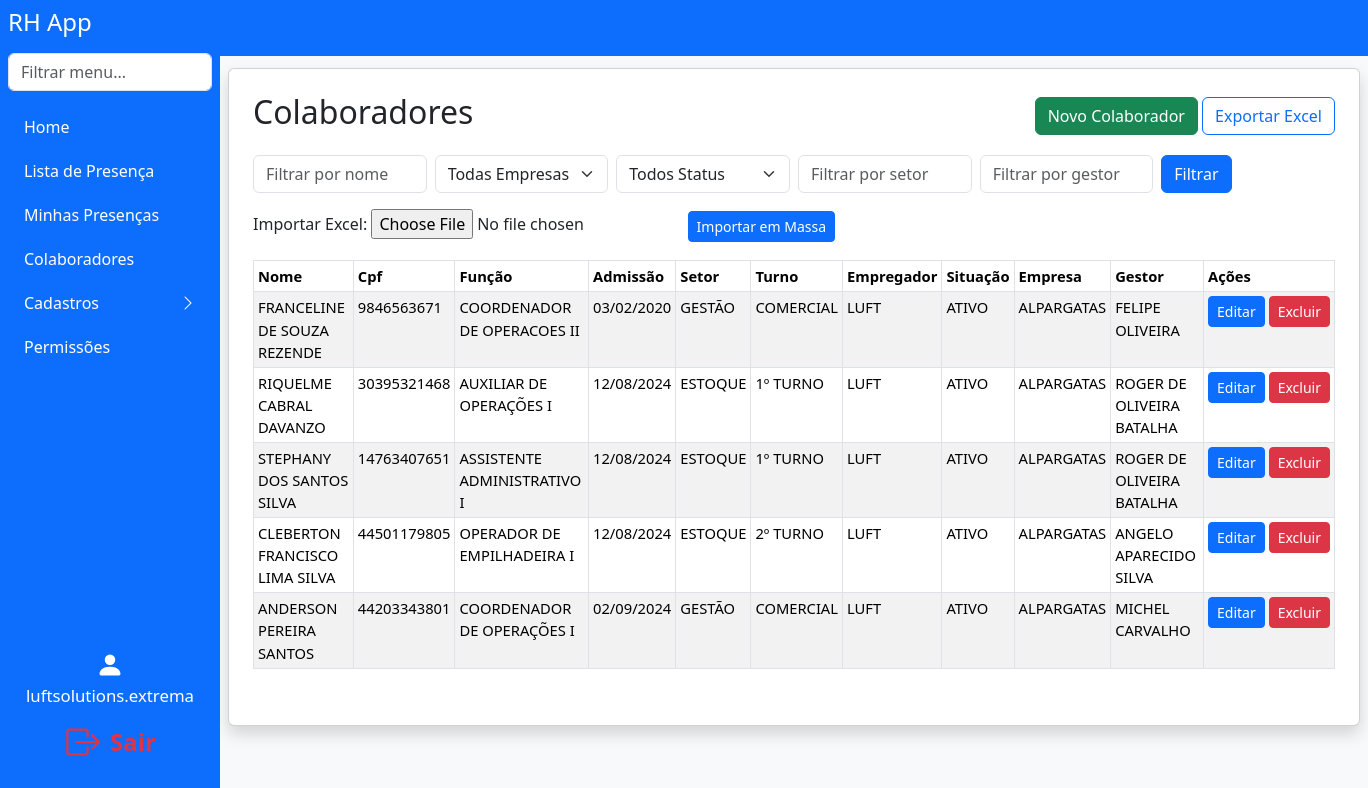
The page /colaboradores (signed in) on the database its author committed.
### models.py (models this page shows)
class User(db.Model):
    id = db.Column(db.Integer, primary_key=True)
    username = db.Column(db.String(150), unique=True, nullable=False)
    password = db.Column(db.String(150), nullable=False)
    company_id = db.Column(db.Integer, db.ForeignKey('company.id'), nullable=True)
    role = db.Column(db.String(50), nullable=False, default='user')
    all_companies = db.Column(db.Boolean, default=False)
    setor = db.Column(db.String(100), nullable=True)
    turno = db.Column(db.String(50), nullable=True)
    all_setores = db.Column(db.Boolean, default=False)
    all_turnos = db.Column(db.Boolean, default=False)
    setor_id = db.Column(db.Integer, db.ForeignKey('setor.id'))
    setor = db.relationship('Setor')

class Colaborador(db.Model):
    id = db.Column(db.Integer, primary_key=True)
    nome = db.Column(db.String(150), nullable=False)
    cpf = db.Column(db.String(14), unique=True, nullable=False)
    funcao = db.Column(db.String(100))
    admissao = db.Column(db.String(30), nullable=False)
    setor_id = db.Column(db.Integer, db.ForeignKey('setor.id'))  # Alterado para chave estrangeira
    setor = db.relationship('Setor')
    turno = db.Column(db.String(30))
    empregador = db.Column(db.String(150))
    situacao = db.Column(db.String(50))
    empresa_id = db.Column(db.Integer, db.ForeignKey('company.id'), nullable=False)
    empresa = db.relationship('Company')
    gestor = db.Column(db.String(150))

class Setor(db.Model):
    id = db.Column(db.Integer, primary_key=True)
    nome = db.Column(db.String(100), unique=True, nullable=False)

class Company(db.Model):
    id = db.Column(db.Integer, primary_key=True)
    name = db.Column(db.String(150), unique=True, nullable=False)
    users = db.relationship('User', backref='company', lazy=True)

### app.py (the view)
@app.route('/colaboradores', methods=['GET'])
def colaboradores():
    if g.user is None:
        return redirect(url_for('login'))
    if not has_permission(g.user, 'can_access_colaboradores'):
        flash('Sem acesso. Entre em contato: analiseoperacional.extrema@luftsolutions.com.br')
        return redirect(url_for('index'))
    companies = Company.query.all()
    setores = Setor.query.order_by(Setor.nome).all()  # Adicione esta linha
    turnos = ['1º TURNO', '2º TURNO', 'COMERCIAL', '3º TURNO']
    status_list = ['ATIVO', 'INATIVO']
    filtro_nome = request.args.get('filtro_nome', '')
    filtro_empresa = request.args.get('filtro_empresa', '')
    filtro_status = request.args.get('filtro_status', '')
    filtro_setor = request.args.get('filtro_setor', '')
    filtro_gestor = request.args.get('filtro_gestor', '')
    query = Colaborador.query
    if filtro_nome:
        query = query.filter(Colaborador.nome.ilike(f'%{filtro_nome}%'))
    if filtro_empresa:
        query = query.filter(Colaborador.empresa_id == filtro_empresa)
    if filtro_status:
        query = query.filter(Colaborador.situacao.ilike(f'%{filtro_status}%'))
    if filtro_setor:
        query = query.filter(Colaborador.setor_id == int(filtro_setor))
    if filtro_gestor:
        query = query.filter(Colaborador.gestor.ilike(f'%{filtro_gestor}%'))
    colaboradores = query.all()
    return render_template(
        'colaboradores.html',
        user=g.user,
        companies=companies,
        setores=setores,  # <-- Passe para o template
        colaboradores=colaboradores,
        turnos=turnos,
        status_list=status_list,
        filtro_nome=filtro_nome,
        filtro_empresa=filtro_empresa,
        filtro_status=filtro_status,
        filtro_setor=filtro_setor,
        filtro_gestor=filtro_gestor,
        estados=[{'sigla': 'MG', 'nome': 'Minas Gerais'}, {'sigla': 'SP', 'nome': 'São Paulo'}]  # Exemplo, ajuste conforme necessário
    )

### app.py (called while the page is built)
@app.before_request
def load_logged_in_user():
    user_id = session.get('user_id')
    g.user = None
    if user_id is not None:
        g.user = User.query.get(user_id)

def has_permission(user, perm_field):
    if user.role == 'master' or user.username == MASTER_USER:
        return True
    perm = Permission.query.filter_by(role=user.role).first()
    return getattr(perm, perm_field, False) if perm else False

### templates/colaboradores.html (shortened to what this page needs)
<!DOCTYPE html>
<html lang="pt-br">
<head>
    <link href="https://cdn.jsdelivr.net/npm/bootstrap@5.3.3/dist/css/bootstrap.min.css" rel="stylesheet">
</head>
<body class="bg-light">
    {% extends "navbar.html" %}
    {% block content %}
    <div class="card shadow p-4 mb-4">
        <div class="d-flex justify-content-between align-items-center mb-3">
            <h2>Colaboradores</h2>
            <div>
                <button class="btn btn-success" data-bs-toggle="modal" data-bs-target="#modalColaborador">Novo Colaborador</button>
                <a href="{{ url_for('export_colaboradores',
    filtro_nome=filtro_nome,
    filtro_empresa=filtro_empresa,
    filtro_status=filtro_status,
    filtro_setor=filtro_setor,
    filtro_gestor=filtro_gestor
) }}" class="btn btn-outline-primary">Exportar Excel</a>
            </div>
        </div>
        <form class="row g-2 mb-3" method="get">
            <div class="col-md-2">
                <input type="text" name="filtro_nome" class="form-control" placeholder="Filtrar por nome" value="{{ filtro_nome }}">
            </div>
            <div class="col-md-2">
                <select name="filtro_empresa" class="form-select">
                    <option value="">Todas Empresas</option>
                </select>
            </div>
            <div class="col-md-2">
                <select name="filtro_status" class="form-select">
                    <option value="">Todos Status</option>
                </select>
            </div>
            <div class="col-md-2">
                <input type="text" name="filtro_setor" class="form-control" placeholder="Filtrar por setor" value="{{ filtro_setor }}">
            </div>
            <div class="col-md-2">
                <input type="text" name="filtro_gestor" class="form-control" placeholder="Filtrar por gestor" value="{{ filtro_gestor }}">
            </div>
            <div class="col-md-2">
                <button class="btn btn-primary" type="submit">Filtrar</button>
            </div>
        </form>
        <form method="POST" action="{{ url_for('upload_colaboradores') }}" enctype="multipart/form-data" class="mb-3">
            <label class="form-label">Importar Excel:</label>
            <input type="file" name="file" accept=".xlsx,.xls" required>
            <button type="submit" class="btn btn-primary btn-sm">Importar em Massa</button>
        </form>
        <div class="table-responsive">
            <table class="table table-striped table-bordered table-sm" id="tabelaColaboradores" style="font-size: 0.92rem;">
                <thead>
                    <tr>
                        <th>Nome</th>
                        <th>Cpf</th>
                        <th>Função</th>
                        <th>Admissão</th>
                        <th>Setor</th>
                        <th>Turno</th>
                        <th>Empregador</th>
                        <th>Situação</th>
                        <th>Empresa</th>
                        <th>Gestor</th>
                        <th>Ações</th>
                    </tr>
                </thead>
                <tbody>
                    {% for c in colaboradores %}
                    <tr>
                        <td>{{ c.nome }}</td>
                        <td>{{ c.cpf }}</td>
                        <td>{{ c.funcao }}</td>
                        <td>{{ c.admissao }}</td>
                        <td>{{ c.setor.nome if c.setor else '' }}</td>
                        <td>{{ c.turno }}</td>
                        <td>{{ c.empregador }}</td>
                        <td>{{ c.situacao }}</td>
                        <td>{{ c.empresa.name if c.empresa else '' }}</td>
                        <td>{{ c.gestor }}</td>
                        <td>
                            <div class="d-flex gap-1">
                                <a href="{{ url_for('edit_colaborador', colaborador_id=c.id) }}" class="btn btn-sm btn-primary px-2 py-1">Editar</a>
                                <a href="{{ url_for('delete_colaborador', colaborador_id=c.id) }}" class="btn btn-sm btn-danger px-2 py-1" onclick="return confirm('Tem certeza que deseja excluir?')">Excluir</a>
                            </div>
                        </td>
                    </tr>
                    {% endfor %}
                </tbody>
            </table>
        </div>
        <nav>
        </nav>
    </div>
    {% endblock %}

### templates/navbar.html (shortened to what this page needs)
<nav class="navbar navbar-expand-lg navbar-dark bg-primary">
  <div class="container-fluid">
    <a class="navbar-brand" href="{{ url_for('index') }}">AppRH</a>
  </div>
</nav>
      {% set pode_cadastro = (
        has_permission(user, 'can_access_register_person') or
        has_permission(user, 'can_access_register_company') or
        has_permission(user, 'can_access_register_sector')
      ) %}
<div class="d-flex">
  <nav class="sidebar bg-primary text-white p-2 d-flex flex-column"
       style="width: 220px; min-width: 220px; max-width: 220px; height: 100vh; position: fixed; left: 0; top: 0; bottom: 0; z-index: 1040; overflow-y: auto;">
    <h4 class="mb-3">RH App</h4>
    <input class="form-control mb-3" type="text" id="menuSearch" placeholder="Filtrar menu...">
    <ul class="nav flex-column" id="sidebarMenu">
      {% if user and has_permission(user, 'can_access_index') %}
      <li class="nav-item mb-1">
        <a class="nav-link text-white" href="{{ url_for('index') }}">Home</a>
      </li>
      {% endif %}
      {% if user and has_permission(user, 'can_access_lista_presenca') %}
      <li class="nav-item mb-1">
        <a class="nav-link text-white" href="{{ url_for('lista_presenca') }}">Lista de Presença</a>
      </li>
      <li class="nav-item mb-1">
        <a class="nav-link text-white" href="{{ url_for('minhas_presencas') }}">Minhas Presenças</a>
      </li>
      {% endif %}
      {% if user and has_permission(user, 'can_access_colaboradores') %}
      <li class="nav-item mb-1">
        <a class="nav-link text-white" href="{{ url_for('colaboradores') }}">Colaboradores</a>
      </li>
      {% endif %}
      {% set pode_cadastro = (
        has_permission(user, 'can_access_register_person') or
        has_permission(user, 'can_access_register_company') or
        has_permission(user, 'can_access_register_sector')
      ) %}
      {% if user and pode_cadastro %}
      <li class="nav-item mb-1">
        <a class="nav-link text-white d-flex justify-content-between align-items-center"
           data-bs-toggle="collapse"
           href="#cadastrosCollapse"
           role="button"
           aria-expanded="false"
           aria-controls="cadastrosCollapse"
           id="cadastrosToggle">
          Cadastros
          <span id="cadastrosIcon" class="bi bi-chevron-right"></span>
        </a>
      </li>
      {% endif %}
      {% if user and (user.role == 'admin' or user.role == 'master' or user.username == 'luftsolutions.extrema') %}
      <li class="nav-item mb-1">
        <a class="nav-link text-white" href="{{ url_for('permissions') }}">Permissões</a>
      </li>
      {% endif %}
    </ul>
    <div class="mt-auto d-flex flex-column justify-content-end align-items-center"
         style="height: 180px; width: 100%; padding-bottom: 24px;">
      {% if user %}
        <div class="mb-2 w-100 d-flex align-items-center justify-content-center flex-column">
          <span class="mb-1" style="font-size: 1.1rem;">
            <svg xmlns="http://www.w3.org/2000/svg" width="28" height="28" fill="#fff" class="bi bi-person-fill" viewBox="0 0 16 16" style="vertical-align:middle;">
              <path d="M3 14s-1 0-1-1 1-4 6-4 6 3 6 4-1 1-1 1H3zm5-6a3 3 0 1 0 0-6 3 3 0 0 0 0 6z"/>
            </svg>
          </span>
          <span style="font-size: 1.05rem;">{{ user.username }}</span>
        </div>
        <a href="{{ url_for('logout') }}" title="Sair"
           class="btn btn-lg w-100 d-flex align-items-center justify-content-center"
           style="background: none; border: none; color: #dc3545; font-size: 1.5rem;">
          <span style="color:#dc3545; font-weight:600;">Sair</span>
        </a>
      {% endif %}
    </div>
  </nav>
  <div class="flex-grow-1" style="min-height: 100vh; padding: 12px 8px 8px 8px; margin-left: 220px;">
    {% block content %}{% endblock %}
  </div>
</div>
<link rel="stylesheet" href="https://cdn.jsdelivr.net/npm/bootstrap-icons@1.11.3/font/bootstrap-icons.min.css">

### rows shown on the page
User: username "luftsolutions.extrema"
Colaborador: nome "FRANCELINE DE SOUZA REZENDE", cpf "9846563671", funcao "COORDENADOR DE OPERACOES II", admissao "03/02/2020", setor "GESTÃO", turno "COMERCIAL", empregador "LUFT", situacao "ATIVO", empresa "ALPARGATAS", gestor "FELIPE OLIVEIRA"
Colaborador: nome "RIQUELME CABRAL DAVANZO", cpf "30395321468", funcao "AUXILIAR DE OPERAÇÕES I", admissao "12/08/2024", setor "ESTOQUE", turno "1º TURNO", empregador "LUFT", situacao "ATIVO", empresa "ALPARGATAS", gestor "ROGER DE OLIVEIRA BATALHA"
Colaborador: nome "STEPHANY DOS SANTOS SILVA", cpf "14763407651", funcao "ASSISTENTE ADMINISTRATIVO I", admissao "12/08/2024", setor "ESTOQUE", turno "1º TURNO", empregador "LUFT", situacao "ATIVO", empresa "ALPARGATAS", gestor "ROGER DE OLIVEIRA BATALHA"
Colaborador: nome "CLEBERTON FRANCISCO LIMA SILVA", cpf "44501179805", funcao "OPERADOR DE EMPILHADEIRA I", admissao "12/08/2024", setor "ESTOQUE", turno "2º TURNO", empregador "LUFT", situacao "ATIVO", empresa "ALPARGATAS", gestor "ANGELO APARECIDO SILVA"
Colaborador: nome "ANDERSON PEREIRA SANTOS", cpf "44203343801", funcao "COORDENADOR DE OPERAÇÕES I", admissao "02/09/2024", setor "GESTÃO", turno "COMERCIAL", empregador "LUFT", situacao "ATIVO", empresa "ALPARGATAS", gestor "MICHEL CARVALHO"
